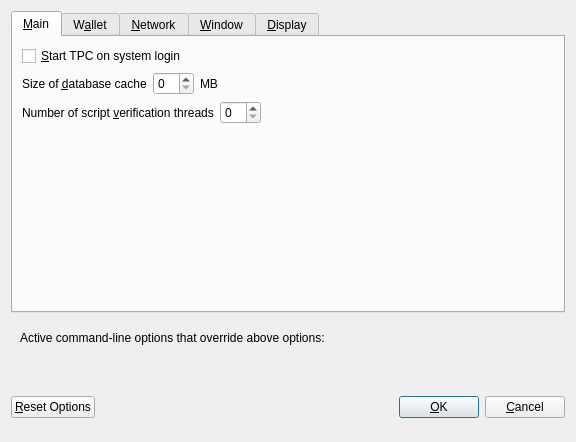
<?xml version="1.0" encoding="UTF-8"?>
<ui version="4.0">
 <class>OptionsDialog</class>
 <widget class="QDialog" name="OptionsDialog">
  <property name="geometry">
   <rect>
    <x>0</x>
    <y>0</y>
    <width>576</width>
    <height>442</height>
   </rect>
  </property>
  <property name="windowTitle">
   <string>Options</string>
  </property>
  <property name="modal">
   <bool>true</bool>
  </property>
  <layout class="QVBoxLayout" name="verticalLayout">
   <item>
    <widget class="QTabWidget" name="tabWidget">
     <property name="currentIndex">
      <number>0</number>
     </property>
     <widget class="QWidget" name="tabMain">
      <attribute name="title">
       <string>&amp;Main</string>
      </attribute>
      <layout class="QVBoxLayout" name="verticalLayout_Main">
       <item>
        <widget class="QCheckBox" name="bitcoinAtStartup">
         <property name="toolTip">
          <string>Automatically start TPC after logging in to the system.</string>
         </property>
         <property name="text">
          <string>&amp;Start TPC on system login</string>
         </property>
        </widget>
       </item>
       <item>
        <layout class="QHBoxLayout" name="horizontalLayout_2_Main">
         <item>
          <widget class="QLabel" name="databaseCacheLabel">
           <property name="text">
            <string>Size of &amp;database cache</string>
           </property>
           <property name="textFormat">
            <enum>Qt::PlainText</enum>
           </property>
           <property name="buddy">
            <cstring>databaseCache</cstring>
           </property>
          </widget>
         </item>
         <item>
          <widget class="QSpinBox" name="databaseCache"/>
         </item>
         <item>
          <widget class="QLabel" name="databaseCacheUnitLabel">
           <property name="text">
            <string>MB</string>
           </property>
           <property name="textFormat">
            <enum>Qt::PlainText</enum>
           </property>
          </widget>
         </item>
         <item>
          <spacer name="horizontalSpacer_2_Main">
           <property name="orientation">
            <enum>Qt::Horizontal</enum>
           </property>
           <property name="sizeHint" stdset="0">
            <size>
             <width>40</width>
             <height>20</height>
            </size>
           </property>
          </spacer>
         </item>
        </layout>
       </item>
       <item>
        <layout class="QHBoxLayout" name="horizontalLayout_3_Main">
         <item>
          <widget class="QLabel" name="threadsScriptVerifLabel">
           <property name="text">
            <string>Number of script &amp;verification threads</string>
           </property>
           <property name="textFormat">
            <enum>Qt::PlainText</enum>
           </property>
           <property name="buddy">
            <cstring>threadsScriptVerif</cstring>
           </property>
          </widget>
         </item>
         <item>
          <widget class="QSpinBox" name="threadsScriptVerif">
           <property name="toolTip">
            <string>(0 = auto, &lt;0 = leave that many cores free)</string>
           </property>
          </widget>
         </item>
         <item>
          <spacer name="horizontalSpacer_3_Main">
           <property name="orientation">
            <enum>Qt::Horizontal</enum>
           </property>
           <property name="sizeHint" stdset="0">
            <size>
             <width>40</width>
             <height>20</height>
            </size>
           </property>
          </spacer>
         </item>
        </layout>
       </item>
       <item>
        <spacer name="verticalSpacer_2">
         <property name="orientation">
          <enum>Qt::Vertical</enum>
         </property>
         <property name="sizeHint" stdset="0">
          <size>
           <width>20</width>
           <height>40</height>
          </size>
         </property>
        </spacer>
       </item>
      </layout>
     </widget>
     <widget class="QWidget" name="tabWallet">
      <attribute name="title">
       <string>W&amp;allet</string>
      </attribute>
      <layout class="QVBoxLayout" name="verticalLayout_Wallet">
       <item>
        <layout class="QHBoxLayout" name="horizontalLayout_2_Wallet">
         <item>
          <widget class="QLabel" name="labelStakeSplitThresholdText">
           <property name="text">
            <string>Stake split threshold:</string>
           </property>
          </widget>
         </item>
         <item>
          <widget class="QSpinBox" name="spinBoxStakeSplitThreshold">
           <property name="minimum">
            <number>1</number>
           </property>
           <property name="maximum">
            <number>999999</number>
           </property>
          </widget>
         </item>
        </layout>
       </item>
       <item>
        <widget class="QGroupBox" name="groupBox">
         <property name="title">
          <string>Expert</string>
         </property>
         <layout class="QVBoxLayout" name="verticalLayout_2">
          <item>
           <widget class="QCheckBox" name="coinControlFeatures">
            <property name="toolTip">
             <string>Whether to show coin control features or not.</string>
            </property>
            <property name="text">
             <string>Enable coin &amp;control features</string>
            </property>
           </widget>
          </item>
          <item>
           <widget class="QCheckBox" name="showMasternodesTab">
            <property name="toolTip">
             <string>Show additional tab listing all your masternodes in first sub-tab&lt;br/&gt;and all masternodes on the network in second sub-tab.</string>
            </property>
            <property name="text">
             <string>Show Masternodes Tab</string>
            </property>
           </widget>
          </item>
          <item>
           <widget class="QCheckBox" name="spendZeroConfChange">
            <property name="toolTip">
             <string>If you disable the spending of unconfirmed change, the change from a transaction&lt;br/&gt;cannot be used until that transaction has at least one confirmation.&lt;br/&gt;This also affects how your balance is computed.</string>
            </property>
            <property name="text">
             <string>&amp;Spend unconfirmed change</string>
            </property>
           </widget>
          </item>
         </layout>
        </widget>
       </item>
       <item>
        <spacer name="verticalSpacer_Wallet">
         <property name="orientation">
          <enum>Qt::Vertical</enum>
         </property>
         <property name="sizeHint" stdset="0">
          <size>
           <width>20</width>
           <height>40</height>
          </size>
         </property>
        </spacer>
       </item>
      </layout>
     </widget>
     <widget class="QWidget" name="tabNetwork">
      <attribute name="title">
       <string>&amp;Network</string>
      </attribute>
      <layout class="QVBoxLayout" name="verticalLayout_Network">
       <item>
        <widget class="QCheckBox" name="mapPortUpnp">
         <property name="toolTip">
          <string>Automatically open the TPC client port on the router. This only works when your router supports UPnP and it is enabled.</string>
         </property>
         <property name="text">
          <string>Map port using &amp;UPnP</string>
         </property>
        </widget>
       </item>
       <item>
        <widget class="QCheckBox" name="allowIncoming">
         <property name="toolTip">
          <string>Accept connections from outside</string>
         </property>
         <property name="text">
          <string>Allow incoming connections</string>
         </property>
        </widget>
       </item>
       <item>
        <widget class="QCheckBox" name="connectSocks">
         <property name="toolTip">
          <string>Connect to the TPC network through a SOCKS5 proxy.</string>
         </property>
         <property name="text">
          <string>&amp;Connect through SOCKS5 proxy (default proxy):</string>
         </property>
        </widget>
       </item>
       <item>
        <layout class="QHBoxLayout" name="horizontalLayout_1_Network">
         <item>
          <widget class="QLabel" name="proxyIpLabel">
           <property name="text">
            <string>Proxy &amp;IP:</string>
           </property>
           <property name="textFormat">
            <enum>Qt::PlainText</enum>
           </property>
           <property name="buddy">
            <cstring>proxyIp</cstring>
           </property>
          </widget>
         </item>
         <item>
          <widget class="QValidatedLineEdit" name="proxyIp">
           <property name="minimumSize">
            <size>
             <width>140</width>
             <height>0</height>
            </size>
           </property>
           <property name="maximumSize">
            <size>
             <width>140</width>
             <height>16777215</height>
            </size>
           </property>
           <property name="toolTip">
            <string>IP address of the proxy (e.g. IPv4: 127.0.0.1 / IPv6: ::1)</string>
           </property>
          </widget>
         </item>
         <item>
          <widget class="QLabel" name="proxyPortLabel">
           <property name="text">
            <string>&amp;Port:</string>
           </property>
           <property name="textFormat">
            <enum>Qt::PlainText</enum>
           </property>
           <property name="buddy">
            <cstring>proxyPort</cstring>
           </property>
          </widget>
         </item>
         <item>
          <widget class="QLineEdit" name="proxyPort">
           <property name="minimumSize">
            <size>
             <width>55</width>
             <height>0</height>
            </size>
           </property>
           <property name="maximumSize">
            <size>
             <width>55</width>
             <height>16777215</height>
            </size>
           </property>
           <property name="toolTip">
            <string>Port of the proxy (e.g. 9050)</string>
           </property>
          </widget>
         </item>
         <item>
          <spacer name="horizontalSpacer_1_Network">
           <property name="orientation">
            <enum>Qt::Horizontal</enum>
           </property>
           <property name="sizeHint" stdset="0">
            <size>
             <width>40</width>
             <height>20</height>
            </size>
           </property>
          </spacer>
         </item>
        </layout>
       </item>
       <item>
        <spacer name="verticalSpacer_Network">
         <property name="orientation">
          <enum>Qt::Vertical</enum>
         </property>
         <property name="sizeHint" stdset="0">
          <size>
           <width>20</width>
           <height>40</height>
          </size>
         </property>
        </spacer>
       </item>
      </layout>
     </widget>
     <widget class="QWidget" name="tabWindow">
      <attribute name="title">
       <string>&amp;Window</string>
      </attribute>
      <layout class="QVBoxLayout" name="verticalLayout_Window">
       <item>
        <widget class="QCheckBox" name="minimizeToTray">
         <property name="toolTip">
          <string>Show only a tray icon after minimizing the window.</string>
         </property>
         <property name="text">
          <string>&amp;Minimize to the tray instead of the taskbar</string>
         </property>
        </widget>
       </item>
       <item>
        <widget class="QCheckBox" name="minimizeOnClose">
         <property name="toolTip">
          <string>Minimize instead of exit the application when the window is closed. When this option is enabled, the application will be closed only after selecting Quit in the menu.</string>
         </property>
         <property name="text">
          <string>M&amp;inimize on close</string>
         </property>
        </widget>
       </item>
       <item>
        <spacer name="verticalSpacer_Window">
         <property name="orientation">
          <enum>Qt::Vertical</enum>
         </property>
         <property name="sizeHint" stdset="0">
          <size>
           <width>20</width>
           <height>40</height>
          </size>
         </property>
        </spacer>
       </item>
      </layout>
     </widget>
     <widget class="QWidget" name="tabDisplay">
      <attribute name="title">
       <string>&amp;Display</string>
      </attribute>
      <layout class="QVBoxLayout" name="verticalLayout_Display">
       <item>
        <layout class="QHBoxLayout" name="horizontalLayout_1_Display">
         <item>
          <widget class="QLabel" name="langLabel">
           <property name="text">
            <string>User Interface &amp;language:</string>
           </property>
           <property name="textFormat">
            <enum>Qt::PlainText</enum>
           </property>
           <property name="buddy">
            <cstring>lang</cstring>
           </property>
          </widget>
         </item>
         <item>
          <widget class="QValueComboBox" name="lang">
           <property name="toolTip">
            <string>The user interface language can be set here. This setting will take effect after restarting TPC.</string>
           </property>
          </widget>
         </item>
        </layout>
       </item>
       <item>
        <widget class="QLabel" name="label_3">
         <property name="toolTip">
          <string notr="true"/>
         </property>
         <property name="statusTip">
          <string notr="true"/>
         </property>
         <property name="whatsThis">
          <string notr="true"/>
         </property>
         <property name="accessibleName">
          <string notr="true"/>
         </property>
         <property name="text">
         </property>
         <property name="wordWrap">
          <bool>true</bool>
         </property>
         <property name="openExternalLinks">
          <bool>true</bool>
         </property>
         <property name="textInteractionFlags">
          <set>Qt::TextBrowserInteraction</set>
         </property>
        </widget>
       </item>
       <item>
        <layout class="QHBoxLayout" name="horizontalLayout_4_Display" stretch="0,0">
         <item>
          <widget class="QLabel" name="themeLabel">
           <property name="text">
            <string>User Interface Theme:</string>
           </property>
          </widget>
         </item>
         <item>
          <widget class="QValueComboBox" name="theme"/>
         </item>
        </layout>
       </item>
       <item>
        <widget class="Line" name="line">
         <property name="orientation">
          <enum>Qt::Horizontal</enum>
         </property>
        </widget>
       </item>
       <item>
        <layout class="QHBoxLayout" name="horizontalLayout_2_Display">
         <item>
          <widget class="QLabel" name="unitLabel">
           <property name="text">
            <string>&amp;Unit to show amounts in:</string>
           </property>
           <property name="textFormat">
            <enum>Qt::PlainText</enum>
           </property>
           <property name="buddy">
            <cstring>unit</cstring>
           </property>
          </widget>
         </item>
         <item>
          <widget class="QValueComboBox" name="unit">
           <property name="toolTip">
            <string>Choose the default subdivision unit to show in the interface and when sending coins.</string>
           </property>
          </widget>
         </item>
        </layout>
       </item>
       <item>
        <layout class="QHBoxLayout" name="horizontalLayout_5_Display">
         <item>
          <widget class="QLabel" name="digitsLabel">
           <property name="text">
            <string>Decimal digits</string>
           </property>
          </widget>
         </item>
         <item>
          <widget class="QValueComboBox" name="digits"/>
         </item>
        </layout>
       </item>
       <item>
        <widget class="QCheckBox" name="checkBoxHideZeroBalances">
         <property name="toolTip">
          <string>Hide empty balances</string>
         </property>
         <property name="layoutDirection">
          <enum>Qt::LeftToRight</enum>
         </property>
         <property name="text">
          <string>Hide empty balances</string>
         </property>
        </widget>
       </item>
       <item>
        <layout class="QHBoxLayout" name="horizontalLayout_3_Display">
         <item>
          <widget class="QLabel" name="thirdPartyTxUrlsLabel">
           <property name="toolTip">
            <string>Third party URLs (e.g. a block explorer) that appear in the transactions tab as context menu items. %s in the URL is replaced by transaction hash. Multiple URLs are separated by vertical bar |.</string>
           </property>
           <property name="text">
            <string>Third party transaction URLs</string>
           </property>
           <property name="buddy">
            <cstring>thirdPartyTxUrls</cstring>
           </property>
          </widget>
         </item>
         <item>
          <widget class="QLineEdit" name="thirdPartyTxUrls">
           <property name="toolTip">
            <string>Third party URLs (e.g. a block explorer) that appear in the transactions tab as context menu items. %s in the URL is replaced by transaction hash. Multiple URLs are separated by vertical bar |.</string>
           </property>
          </widget>
         </item>
        </layout>
       </item>
       <item>
        <spacer name="verticalSpacer">
         <property name="orientation">
          <enum>Qt::Vertical</enum>
         </property>
         <property name="sizeHint" stdset="0">
          <size>
           <width>20</width>
           <height>40</height>
          </size>
         </property>
        </spacer>
       </item>
      </layout>
     </widget>
    </widget>
   </item>
   <item>
    <widget class="QFrame" name="frame">
     <layout class="QVBoxLayout" name="verticalLayout_Bottom">
      <item>
       <layout class="QHBoxLayout" name="horizontalLayout_Bottom">
        <item>
         <widget class="QLabel" name="overriddenByCommandLineInfoLabel">
          <property name="text">
           <string>Active command-line options that override above options:</string>
          </property>
          <property name="textFormat">
           <enum>Qt::PlainText</enum>
          </property>
         </widget>
        </item>
        <item>
         <spacer name="horizontalSpacer_Bottom">
          <property name="orientation">
           <enum>Qt::Horizontal</enum>
          </property>
          <property name="sizeHint" stdset="0">
           <size>
            <width>40</width>
            <height>20</height>
           </size>
          </property>
         </spacer>
        </item>
       </layout>
      </item>
      <item>
       <widget class="QLabel" name="overriddenByCommandLineLabel">
        <property name="text">
         <string/>
        </property>
        <property name="textFormat">
         <enum>Qt::PlainText</enum>
        </property>
        <property name="wordWrap">
         <bool>true</bool>
        </property>
       </widget>
      </item>
     </layout>
    </widget>
   </item>
   <item>
    <layout class="QHBoxLayout" name="horizontalLayout_Buttons">
     <item>
      <widget class="QPushButton" name="resetButton">
       <property name="toolTip">
        <string>Reset all client options to default.</string>
       </property>
       <property name="text">
        <string>&amp;Reset Options</string>
       </property>
       <property name="autoDefault">
        <bool>false</bool>
       </property>
      </widget>
     </item>
     <item>
      <spacer name="horizontalSpacer_1">
       <property name="orientation">
        <enum>Qt::Horizontal</enum>
       </property>
       <property name="sizeHint" stdset="0">
        <size>
         <width>40</width>
         <height>48</height>
        </size>
       </property>
      </spacer>
     </item>
     <item>
      <widget class="QLabel" name="statusLabel">
       <property name="minimumSize">
        <size>
         <width>200</width>
         <height>0</height>
        </size>
       </property>
       <property name="font">
        <font>
         <weight>75</weight>
         <bold>true</bold>
        </font>
       </property>
       <property name="text">
        <string/>
       </property>
       <property name="textFormat">
        <enum>Qt::PlainText</enum>
       </property>
       <property name="wordWrap">
        <bool>true</bool>
       </property>
      </widget>
     </item>
     <item>
      <spacer name="horizontalSpacer_2">
       <property name="orientation">
        <enum>Qt::Horizontal</enum>
       </property>
       <property name="sizeHint" stdset="0">
        <size>
         <width>40</width>
         <height>48</height>
        </size>
       </property>
      </spacer>
     </item>
     <item>
      <widget class="QPushButton" name="okButton">
       <property name="text">
        <string>&amp;OK</string>
       </property>
       <property name="autoDefault">
        <bool>false</bool>
       </property>
       <property name="default">
        <bool>true</bool>
       </property>
      </widget>
     </item>
     <item>
      <widget class="QPushButton" name="cancelButton">
       <property name="text">
        <string>&amp;Cancel</string>
       </property>
       <property name="autoDefault">
        <bool>false</bool>
       </property>
      </widget>
     </item>
    </layout>
   </item>
  </layout>
 </widget>
 <customwidgets>
  <customwidget>
   <class>QValidatedLineEdit</class>
   <extends>QLineEdit</extends>
   <header>qvalidatedlineedit.h</header>
  </customwidget>
  <customwidget>
   <class>QValueComboBox</class>
   <extends>QComboBox</extends>
   <header>qvaluecombobox.h</header>
  </customwidget>
 </customwidgets>
 <resources/>
 <connections/>
</ui>
